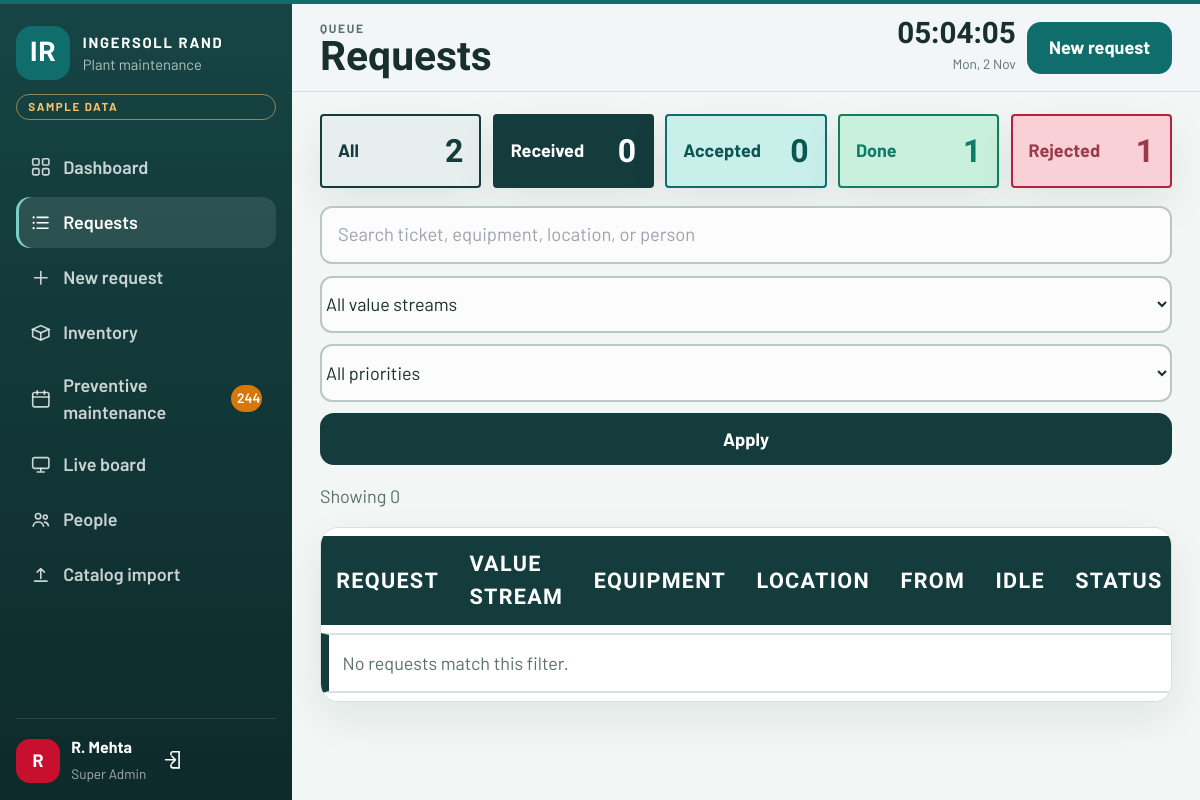
The page /requests/?status=pending (signed in) on the database its author committed.
### maintenance/models.py (models this page shows, shortened)
class User(AbstractUser):
    class Role(models.TextChoices):
        SUPERADMIN = 'superadmin', 'Super Admin'
        ADMIN = 'admin', 'Admin'
        EMPLOYEE = 'employee', 'Employee'
    role = models.CharField(max_length=20, choices=Role.choices, default=Role.EMPLOYEE)
    employee_code = models.CharField(max_length=20, unique=True, blank=True)
    department = models.CharField(max_length=80, blank=True)
    phone = models.CharField('Extension', max_length=30, blank=True)
    created_by = models.ForeignKey(
        'self',
        null=True,
        blank=True,
        on_delete=models.SET_NULL,
        related_name='provisioned_users',
    )
    class Meta:
        ordering = ['first_name', 'username']
    @property
    def is_superadmin(self):
        return self.role == self.Role.SUPERADMIN
    @property
    def is_admin_role(self):
        return self.role in {self.Role.SUPERADMIN, self.Role.ADMIN}

### maintenance/views.py (the view, shortened to what this page needs)
# urls.py: path('requests/', views.ticket_list, name='ticket_list'),
@login_required
def ticket_list(request):
    status = request.GET.get('status', 'all')
    if status not in {'all', 'pending', 'attempted', 'completed', 'rejected'}:
        status = 'all'
    q = request.GET.get('q', '').strip()
    priority = request.GET.get('priority', '')
    category_id = request.GET.get('category', '')
    base = _scoped_tickets(request.user)
    counts = {row['status']: row['c'] for row in base.values('status').annotate(c=Count('id'))}
    for key in ('pending', 'attempted', 'completed', 'rejected'):
        counts.setdefault(key, 0)
    counts['all'] = counts['pending'] + counts['attempted'] + counts['completed'] + counts['rejected']
    tickets = base
    if status != 'all':
        tickets = tickets.filter(status=status)
    if priority in dict(Ticket.Priority.choices):
        tickets = tickets.filter(priority=priority)
    if category_id.isdigit():
        tickets = tickets.filter(category_id=int(category_id))
    tickets = tickets.annotate(
        status_order=Case(
            When(status=Ticket.Status.PENDING, then=Value(0)),
            When(status=Ticket.Status.ATTEMPTED, then=Value(1)),
            When(status=Ticket.Status.REJECTED, then=Value(2)),
            When(status=Ticket.Status.COMPLETED, then=Value(3)),
            default=Value(4),
            output_field=IntegerField(),
        )
    ).order_by('status_order', '-created_at')
    return render(request, 'tickets/list.html', {
        'tickets': tickets,
        'counts': counts,
        'status': status,
        'q': q,
        'priority': priority,
        'category_id': category_id,
        'categories': Category.objects.filter(is_active=True),
        'priorities': Ticket.Priority.choices,
        'shown': tickets.count(),
    })

### maintenance/context_processors.py (called while the page is built)
def nav(request):
    user = getattr(request, 'user', None)
    if user is None or not user.is_authenticated:
        return {}
    open_jobs = Ticket.objects.filter(status__in=[Ticket.Status.PENDING, Ticket.Status.ATTEMPTED])
    if user.role == user.Role.EMPLOYEE:
        open_jobs = open_jobs.filter(raised_by=user)
        low_stock = 0
    else:
        low_stock = InventoryItem.objects.filter(
            is_active=True,
            quantity__lte=F('min_quantity'),
        ).count()
    soon = timezone.localdate() + timedelta(days=7)
    pm_due = 0
    if user.is_admin_role:
        pm_due = PreventiveTask.objects.filter(completed_on__isnull=True, plan_date__lte=soon).count()
    return {
        'nav_open_count': open_jobs.count(),
        'nav_low_stock': low_stock,
        'nav_pm_due': pm_due,
    }

### maintenance/views.py (called while the page is built)
def _scoped_tickets(user):
    qs = Ticket.objects.select_related('asset', 'category', 'subcategory', 'raised_by')
    if user.role == User.Role.EMPLOYEE:
        qs = qs.filter(raised_by=user)
    return qs

### templates/tickets/list.html (shortened to what this page needs)
{% extends "base.html" %}
{% block eyebrow %}Queue{% endblock %}
{% block page_title %}Requests{% endblock %}
{% block page_actions %}
  <a class="btn btn-primary" href="{% url 'ticket_create' %}">New request</a>
{% endblock %}
{% block content %}
<nav class="filters filters-5">
  <a class="filter filter-all {% if status == 'all' %}is-on{% endif %}" href="?status=all&q={{ q|urlencode }}&priority={{ priority }}&category={{ category_id }}">All <b>{{ counts.all }}</b></a>
  <a class="filter filter-pending {% if status == 'pending' %}is-on{% endif %}" href="?status=pending&q={{ q|urlencode }}&priority={{ priority }}&category={{ category_id }}">Received <b>{{ counts.pending }}</b></a>
  <a class="filter filter-attempted {% if status == 'attempted' %}is-on{% endif %}" href="?status=attempted&q={{ q|urlencode }}&priority={{ priority }}&category={{ category_id }}">Accepted <b>{{ counts.attempted }}</b></a>
  <a class="filter filter-completed {% if status == 'completed' %}is-on{% endif %}" href="?status=completed&q={{ q|urlencode }}&priority={{ priority }}&category={{ category_id }}">Done <b>{{ counts.completed }}</b></a>
  <a class="filter filter-rejected {% if status == 'rejected' %}is-on{% endif %}" href="?status=rejected&q={{ q|urlencode }}&priority={{ priority }}&category={{ category_id }}">Rejected <b>{{ counts.rejected }}</b></a>
</nav>
<form class="filter-row" method="get">
  <input type="search" name="q" value="{{ q }}" placeholder="Search ticket, equipment, location, or person">
  <select name="category">
    <option value="">All value streams</option>
  </select>
  <select name="priority">
    <option value="">All priorities</option>
  </select>
  <button class="btn btn-dark" type="submit">Apply</button>
</form>
<p class="muted">Showing {{ shown }}</p>
<div class="sheet sheet-plain table-wrap desk-only">
  <table class="req-table">
    <thead>
      <tr>
        <th>Request</th>
        <th>Value stream</th>
        <th>Equipment</th>
        <th>Location</th>
        <th>From</th>
        <th>Idle</th>
        <th>Status</th>
      </tr>
    </thead>
    <tbody>
      {% for ticket in tickets %}
      <tr class="status-{{ ticket.status }}">
        <td data-label="Request">
          <b>{{ ticket.ticket_no }}</b>
          <div class="muted">{{ ticket.created_at|date:"d M, H:i" }}</div>
        </td>
        <td class="main-cell" data-label="Value stream"><b>{{ ticket.category.name }}</b></td>
        <td class="main-cell" data-label="Equipment"><b>{{ ticket.subcategory.name }}</b></td>
        <td class="main-cell" data-label="Location"><b>{{ ticket.asset.location }}</b></td>
        <td data-label="From">{{ ticket.raised_by.get_full_name|default:ticket.raised_by.username }}</td>
        <td class="idle-cell" data-label="Idle">{% include "partials/idle_clock.html" %}</td>
        <td data-label="Status"><span class="pill status-{{ ticket.status }}">{{ ticket.get_status_display }}</span></td>
        <td data-label="Action">
          <div class="table-actions">
            {% if user.is_admin_role and ticket.status == 'pending' %}
            <form method="post" action="{% url 'ticket_attempt' ticket.pk %}">
              {% csrf_token %}
              <button class="btn btn-primary btn-sm" type="submit">Accept</button>
            </form>
            <button type="button" class="btn btn-reject btn-sm" data-reject="{% url 'ticket_reject' ticket.pk %}">Reject</button>
            {% endif %}
            <a class="btn btn-ghost btn-sm" href="{% url 'ticket_detail' ticket.pk %}">View</a>
          </div>
        </td>
      </tr>
      {% empty %}
      <tr><td colspan="7" class="empty">No requests match this filter.</td></tr>
      {% endfor %}
    </tbody>
  </table>
</div>
{% endblock %}

### templates/base.html (shortened to what this page needs)
{% load static %}
<!DOCTYPE html>
<html lang="en">
<head>
  <script src="{% static 'vendor/tailwind.js' %}"></script>
  <link rel="stylesheet" href="{% static 'css/app.css' %}?v=15">
</head>
<body class="{% block body_class %}{% endblock %}">
  {% block body %}
  <div class="app-shell">
    {% if user.is_authenticated %}
    {% with name=request.resolver_match.url_name %}
    <aside class="sidebar">
      <a class="brand" href="{% url 'home' %}">
        <div class="brand-mark">IR</div>
        <div>
          <strong>INGERSOLL RAND</strong>
          <small>Plant maintenance</small>
        </div>
      </a>
      <div class="sample-chip">Sample data</div>
      <nav class="nav-list">
        <a class="nav-link {% if name == 'home' %}is-active{% endif %}" href="{% url 'home' %}"><svg class="icon"><use href="#i-grid"></use></svg>Dashboard</a>
        <a class="nav-link {% if name == 'ticket_list' or name == 'ticket_detail' %}is-active{% endif %}" href="{% url 'ticket_list' %}"><svg class="icon"><use href="#i-list"></use></svg>Requests</a>
        <a class="nav-link {% if name == 'ticket_create' %}is-active{% endif %}" href="{% url 'ticket_create' %}"><svg class="icon"><use href="#i-plus"></use></svg>New request</a>
        {% if user.is_admin_role %}
        <a class="nav-link " href="{% url 'inventory_list' %}"><svg class="icon"><use href="#i-box"></use></svg>Inventory</a>
        <a class="nav-link " href="{% url 'pm_list' %}"><svg class="icon"><use href="#i-calendar"></use></svg>Preventive maintenance{% if nav_pm_due %}<span class="nav-badge amber">{{ nav_pm_due }}</span>{% endif %}</a>
        <a class="nav-link {% if name == 'tv_board' %}is-active{% endif %}" href="{% url 'tv_board' %}"><svg class="icon"><use href="#i-screen"></use></svg>Live board</a>
        {% endif %}
        {% if user.is_superadmin %}
        <a class="nav-link {% if name == 'user_list' or name == 'user_create' or name == 'user_password' %}is-active{% endif %}" href="{% url 'user_list' %}"><svg class="icon"><use href="#i-users"></use></svg>People</a>
        <a class="nav-link {% if name == 'import_categories' %}is-active{% endif %}" href="{% url 'import_categories' %}"><svg class="icon"><use href="#i-upload"></use></svg>Catalog import</a>
        {% endif %}
      </nav>
      <div class="sidebar-user">
        <div class="avatar">{{ user.first_name|first|default:user.username|first }}</div>
        <div>
          <strong>{{ user.get_full_name|default:user.username }}</strong>
          <span>{{ user.get_role_display }}</span>
        </div>
        <form method="post" action="{% url 'logout' %}">
          <button type="submit" aria-label="Sign out"><svg class="icon"><use href="#i-out"></use></svg></button>
        </form>
      </div>
    </aside>
    {% endwith %}
    {% endif %}
    <div class="main-col">
      {% if user.is_authenticated %}
      <header class="topbar">
        <div>
          <p class="eyebrow">{% block eyebrow %}Operations{% endblock %}</p>
          <h1>{% block page_title %}Dashboard{% endblock %}</h1>
        </div>
        <div class="topbar-actions">
          <div class="live-clock" data-clock></div>
          {% block page_actions %}{% endblock %}
        </div>
      </header>
      {% endif %}
      <main class="content">
        {% block content %}{% endblock %}
      </main>
    </div>
  </div>
  {% endblock %}
</body>
</html>

### rows shown on the page
User: first_name|first "R", get_full_name "R. Mehta", role "Super Admin"

### other values the page prints
{{ nav_pm_due }} "244"
{{ counts.all }} "2"
{{ counts.pending }} "0"
{{ counts.attempted }} "0"
{{ counts.completed }} "1"
{{ counts.rejected }} "1"
{{ shown }} "0"
